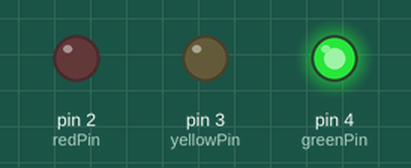
Simulated run of this sketch. Board: Arduino Uno, built with avr-gcc and run on an emulated ATmega328P. Shown: output pins drawn as LEDs (lit = HIGH).

Above: at 2.5 s.
At 6.5 s:
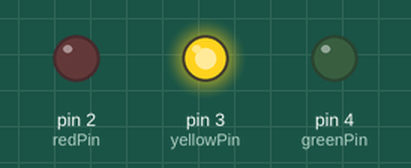
At 10.5 s:
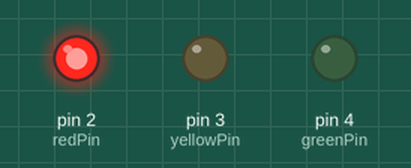
Timing chart, 0 to 16.9 s (numbered marks = the images above):
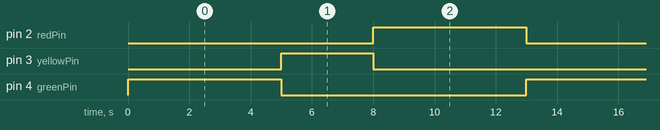

Measured:
- by itself, pin 2 (redPin), pin 4 (greenPin): alternates HIGH for 5.0 s and LOW for 8.0 s
- by itself, pin 3 (yellowPin): alternates HIGH for 3.0 s and LOW for 10.0 s
- by itself, everything shown: repeats every 13.0 s, in 4 steps

The sketch:

traffic_light_1.ino
```cpp
int redPin = 2;
int yellowPin = 3;
int greenPin = 4;
int del1 = 3000;
int del2 = 5000;

void setup()
{
    pinMode(redPin, OUTPUT);
    pinMode(yellowPin, OUTPUT);
    pinMode(greenPin, OUTPUT);
}

void loop()
{
    digitalWrite(greenPin, HIGH);
    delay(del2);
    digitalWrite(greenPin, LOW);
    digitalWrite(yellowPin, HIGH);
    delay(del1);
    digitalWrite(yellowPin, LOW);
    digitalWrite(redPin, HIGH);
    delay(del2);
    digitalWrite(redPin, LOW);
}
```
